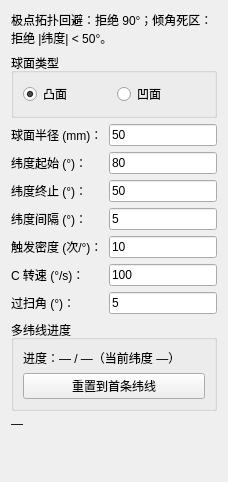
<?xml version="1.0" encoding="UTF-8"?>
<ui version="4.0">
 <class>SphericalParamPageClass</class>
 <widget class="QWidget" name="SphericalParamPageClass">
  <property name="windowTitle">
   <string>球面纬线扫描</string>
  </property>
  <layout class="QVBoxLayout" name="vlayout">
   <item>
    <widget class="QLabel" name="lbl_Hint">
     <property name="text">
      <string>极点拓扑回避：拒绝 90°；倾角死区：拒绝 |纬度| &lt; 50°。</string>
     </property>
     <property name="wordWrap"><bool>true</bool></property>
    </widget>
   </item>
   <item>
    <widget class="QGroupBox" name="grp_Surface">
     <property name="title"><string>球面类型</string></property>
     <layout class="QHBoxLayout" name="hlayout_surf">
      <item>
       <widget class="QRadioButton" name="rb_Convex">
        <property name="text"><string>凸面</string></property>
        <property name="checked"><bool>true</bool></property>
       </widget>
      </item>
      <item>
       <widget class="QRadioButton" name="rb_Concave">
        <property name="text"><string>凹面</string></property>
       </widget>
      </item>
     </layout>
    </widget>
   </item>
   <item>
    <layout class="QFormLayout" name="form">
     <item row="0" column="0"><widget class="QLabel" name="l1"><property name="text"><string>球面半径 (mm)：</string></property></widget></item>
     <item row="0" column="1"><widget class="QLineEdit" name="lineEdit_SphereR"><property name="text"><string>50</string></property></widget></item>
     <item row="1" column="0"><widget class="QLabel" name="l2"><property name="text"><string>纬度起始 (°)：</string></property></widget></item>
     <item row="1" column="1"><widget class="QLineEdit" name="lineEdit_LatStart"><property name="text"><string>80</string></property></widget></item>
     <item row="2" column="0"><widget class="QLabel" name="l3"><property name="text"><string>纬度终止 (°)：</string></property></widget></item>
     <item row="2" column="1"><widget class="QLineEdit" name="lineEdit_LatEnd"><property name="text"><string>50</string></property></widget></item>
     <item row="3" column="0"><widget class="QLabel" name="l4"><property name="text"><string>纬度间隔 (°)：</string></property></widget></item>
     <item row="3" column="1"><widget class="QLineEdit" name="lineEdit_LatStep"><property name="text"><string>5</string></property></widget></item>
     <item row="4" column="0"><widget class="QLabel" name="l5"><property name="text"><string>触发密度 (次/°)：</string></property></widget></item>
     <item row="4" column="1"><widget class="QLineEdit" name="lineEdit_Density"><property name="text"><string>10</string></property></widget></item>
     <item row="5" column="0"><widget class="QLabel" name="l6"><property name="text"><string>C 转速 (°/s)：</string></property></widget></item>
     <item row="5" column="1"><widget class="QLineEdit" name="lineEdit_CSpeed"><property name="text"><string>100</string></property></widget></item>
     <item row="6" column="0"><widget class="QLabel" name="l7"><property name="text"><string>过扫角 (°)：</string></property></widget></item>
     <item row="6" column="1"><widget class="QLineEdit" name="lineEdit_OverScan"><property name="text"><string>5</string></property></widget></item>
    </layout>
   </item>
   <item>
    <widget class="QGroupBox" name="grp_Progress">
     <property name="title"><string>多纬线进度</string></property>
     <layout class="QVBoxLayout" name="vp">
      <item>
       <widget class="QLabel" name="lbl_Progress">
        <property name="text"><string>进度：— / —（当前纬度 —）</string></property>
       </widget>
      </item>
      <item>
       <widget class="QPushButton" name="btn_ResetLat">
        <property name="text"><string>重置到首条纬线</string></property>
        <property name="toolTip"><string>将"当前纬度"指针重置回起始纬度（参数列表起点）。</string></property>
       </widget>
      </item>
     </layout>
    </widget>
   </item>
   <item>
    <widget class="QLabel" name="lbl_Summary">
     <property name="text"><string>—</string></property>
     <property name="wordWrap"><bool>true</bool></property>
    </widget>
   </item>
   <item>
    <spacer name="vspacer">
     <property name="orientation"><enum>Qt::Vertical</enum></property>
     <property name="sizeHint" stdset="0"><size><width>20</width><height>40</height></size></property>
    </spacer>
   </item>
  </layout>
 </widget>
 <resources/>
 <connections/>
</ui>
